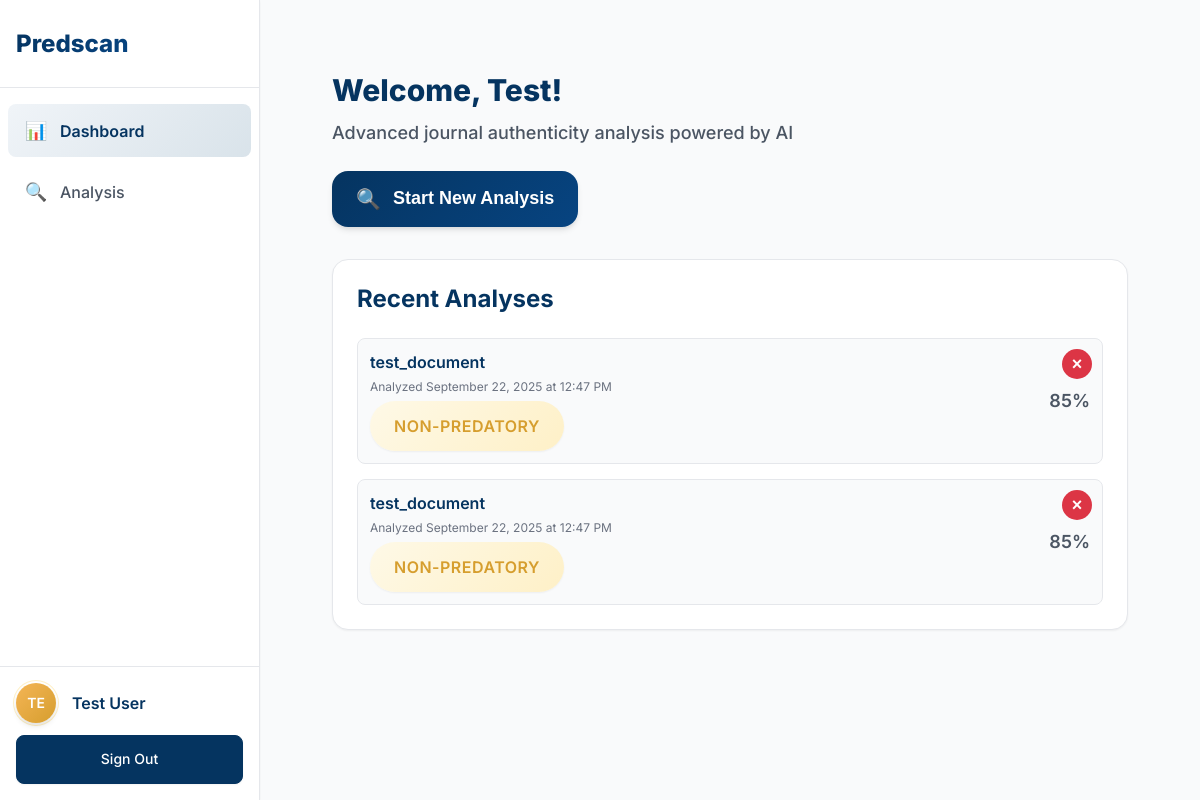
The app's page /dashboard/ (signed in) with its own data.
### models.py (models this page shows, shortened)
class User(UserMixin, db.Model):
    __tablename__ = 'users'
    id = db.Column(db.Integer, primary_key=True)
    full_name = db.Column(db.String(100), nullable=False)
    email = db.Column(db.String(120), unique=True, nullable=False, index=True)
    password = db.Column(db.String(255), nullable=False)
    is_verified = db.Column(db.Boolean, default=False, nullable=False)
    is_active = db.Column(db.Boolean, default=True, nullable=False)
    date_created = db.Column(db.DateTime, default=datetime.utcnow, nullable=False)
    last_login = db.Column(db.DateTime)
    verification_token = db.Column(db.String(100), unique=True)
    verification_sent_at = db.Column(db.DateTime)
    reset_token = db.Column(db.String(100), unique=True)
    reset_token_expires = db.Column(db.DateTime)

class Analysis(db.Model):
    __tablename__ = 'analyses'
    id = db.Column(db.Integer, primary_key=True)
    user_id = db.Column(db.Integer, db.ForeignKey('users.id'), nullable=False)
    filename = db.Column(db.String(255), nullable=False)
    analysis_timestamp = db.Column(db.DateTime, default=datetime.utcnow, nullable=False)
    result = db.Column(db.Integer, nullable=False)  # 0 = legitimate, 1 = predatory
    hdd = db.Column(db.Float, nullable=False)
    lexical_density = db.Column(db.Float, nullable=False)
    review_speed = db.Column(db.Float, nullable=False)
    remark = db.Column(db.Text, nullable=False)
    description = db.Column(db.Text, nullable=False)
    grammar_suggestions = db.Column(db.Float, nullable=True)  # Grammar errors count
    reference_count = db.Column(db.Float, nullable=True)      # Reference count
    word_count = db.Column(db.Float, nullable=True)           # Word count
    mtld = db.Column(db.Float, nullable=True)                 # Measure of Textual Lexical Diversity
    probability_legitimate = db.Column(db.Float, nullable=True)  # Probability of being legitimate
    probability_predatory = db.Column(db.Float, nullable=True)   # Probability of being predatory
    confidence = db.Column(db.String(20), nullable=True)        # Confidence level (Low/Medium/High)
    user = db.relationship('User', backref=db.backref('analyses', lazy=True, cascade='all, delete-orphan'))
    def get_result_status(self):
        if self.probability_predatory is not None and self.probability_legitimate is not None:
            return "Suspected Predatory" if self.probability_predatory > self.probability_legitimate else "Non-Predatory"
        return "Suspected Predatory" if self.result == 1 else "Non-Predatory"
    def get_risk_level(self):
        if self.probability_predatory is not None and self.probability_legitimate is not None:
            return "high" if self.probability_predatory > self.probability_legitimate else "low"
        return "high" if self.result == 1 else "low"
    def format_timestamp(self):
        return self.analysis_timestamp.strftime("%B %d, %Y at %I:%M %p")

### routes/dashboard.py (the view)
@dashboard_bp.route('/')
@unverified_user_required
def index():
    analyses = Analysis.query.filter_by(user_id=current_user.id).order_by(Analysis.analysis_timestamp.desc()).limit(10).all()
    return render_template('dashboard/index.html', user=current_user, analyses=analyses)

### routes/dashboard.py (called while the page is built)
def unverified_user_required(f):
    @wraps(f)
    def decorated_function(*args, **kwargs):
        if not current_user.is_authenticated:
            return redirect(url_for('auth.login'))
        if current_user.is_verified:
            flash('You have admin access. Redirecting to admin dashboard.', 'info')
            return redirect(url_for('admin.index'))
        return f(*args, **kwargs)
    return decorated_function

### templates/dashboard/index.html (shortened to what this page needs)
{% extends "base.html" %}
{% block styles %}
<link rel="stylesheet" href="{{ url_for('static', filename='css/dashboard.css') }}">
{% endblock %}
{% block content %}
<div class="app-container">
    <nav class="sidebar">
        <div class="sidebar-header">
            <a href="{{ url_for('dashboard.index') }}" class="logo">Predscan</a>
        </div>
        <div class="sidebar-content">
            <ul class="nav-menu">
                <li class="nav-item active">
                    <a href="{{ url_for('dashboard.index') }}" class="nav-link">
                        <span class="nav-icon">📊</span>
                        <span class="nav-text">Dashboard</span>
                    </a>
                </li>
                <li class="nav-item">
                    <a href="{{ url_for('dashboard.analyzer') }}" class="nav-link">
                        <span class="nav-icon">🔍</span>
                        <span class="nav-text">Analysis</span>
                    </a>
                </li>
            </ul>
        </div>
        <div class="sidebar-footer">
            <div class="user-info">
                <div class="avatar">{{ user.full_name[:2].upper() }}</div>
                <div class="user-details">
                    <div class="user-name">{{ user.full_name }}</div>
                </div>
            </div>
            <a href="{{ url_for('auth.logout') }}" class="logout-btn">Sign Out</a>
        </div>
    </nav>
    <main class="main-content">
        <div class="content-wrapper">
            <div class="page-header">
                <h1>Welcome, {{ user.full_name.split()[0] }}!</h1>
                <p class="page-subtitle">Advanced journal authenticity analysis powered by AI</p>
            </div>
            <div class="action-section">
                <button class="analysis-btn" onclick="navigateToAnalysis()">
                    <span class="btn-icon">🔍</span>
                    Start New Analysis
                </button>
            </div>
            <section class="analysis-history">
                <h2>Recent Analyses</h2>
                <div class="analysis-list">
                    {% if analyses %}
                        <div class="analysis-items-wrapper">
                            {% for analysis in analyses %}
                            <div class="analysis-item clickable" data-analysis-id="{{ analysis.id }}" onclick="viewAnalysis({{ analysis.id }})">
                                <button class="delete-btn" onclick="deleteAnalysis(event, {{ analysis.id }})" title="Delete analysis">
                                    <span class="delete-icon">×</span>
                                </button>
                                <div class="analysis-info">
                                    <h3>{{ analysis.filename.rsplit('.', 1)[0] if '.' in analysis.filename else analysis.filename }}</h3>
                                    <p class="analysis-date">Analyzed {{ analysis.format_timestamp() }}</p>
                                    <span class="status-badge {% if analysis.get_risk_level() == 'high' %}status-predatory{% else %}status-safe{% endif %}">
                                        {{ analysis.get_result_status() }}
                                    </span>
                                </div>
                                <div class="analysis-score">
                                    {% if analysis.probability_predatory and analysis.probability_legitimate %}
                                        {% if analysis.probability_predatory > analysis.probability_legitimate %}
                                            {{ "%.0f"|format(analysis.probability_predatory) }}%
                                        {% else %}
                                            {{ "%.0f"|format(analysis.probability_legitimate) }}%
                                        {% endif %}
                                    {% elif analysis.result == 1 %}
                                        {% if analysis.probability_predatory %}
                                            {{ "%.0f"|format(analysis.probability_predatory) }}%
                                        {% else %}
                                            N/A
                                        {% endif %}
                                    {% else %}
                                        {% if analysis.probability_legitimate %}
                                            {{ "%.0f"|format(analysis.probability_legitimate) }}%
                                        {% else %}
                                            N/A
                                        {% endif %}
                                    {% endif %}
                                </div>
                            </div>
                            {% endfor %}
                        </div>
                    {% else %}
                        <div class="no-analyses">
                            <p>No analyses performed yet. Start your first analysis to see results here.</p>
                        </div>
                    {% endif %}
                </div>
            </section>
        </div>
    </main>
</div>
{% endblock %}

### templates/dashboard/index.html (style rules this page uses)
.analysis-items-wrapper { transition: height 0.6s ease, min-height 0.6s ease; overflow: hidden; will-change: height, min-height; }
.analysis-item.clickable { cursor: pointer; position: relative; margin-bottom: 16px; transition: box-shadow 0.2s ease, transform 0.2s ease, opacity 0.6s ease, height 0.6s ease, margin 0.6s ease, padding 0.6s ease; will-change: opacity, transform, height; overflow: hidden; }
.analysis-item.clickable:last-child { margin-bottom: 0; }
.delete-btn { position: absolute; top: 10px; right: 10px; background: #dc3545; color: white; border: none; border-radius: 50%; width: 30px; height: 30px; cursor: pointer; display: flex; align-items: center; justify-content: center; opacity: 1; transition: all 0.2s ease; z-index: 10; }
.delete-icon { font-size: 18px; font-weight: bold; line-height: 1; }

### records on screen
User: full_name "TE", full_name "Test User", full_name "Test"
Analysis: filename "test_document", format_timestamp "September 22, 2025 at 12:47 PM", get_result_status "NON-PREDATORY", probability_legitimate "85"
Analysis: filename "test_document", format_timestamp "September 22, 2025 at 12:47 PM", get_result_status "NON-PREDATORY", probability_legitimate "85"
